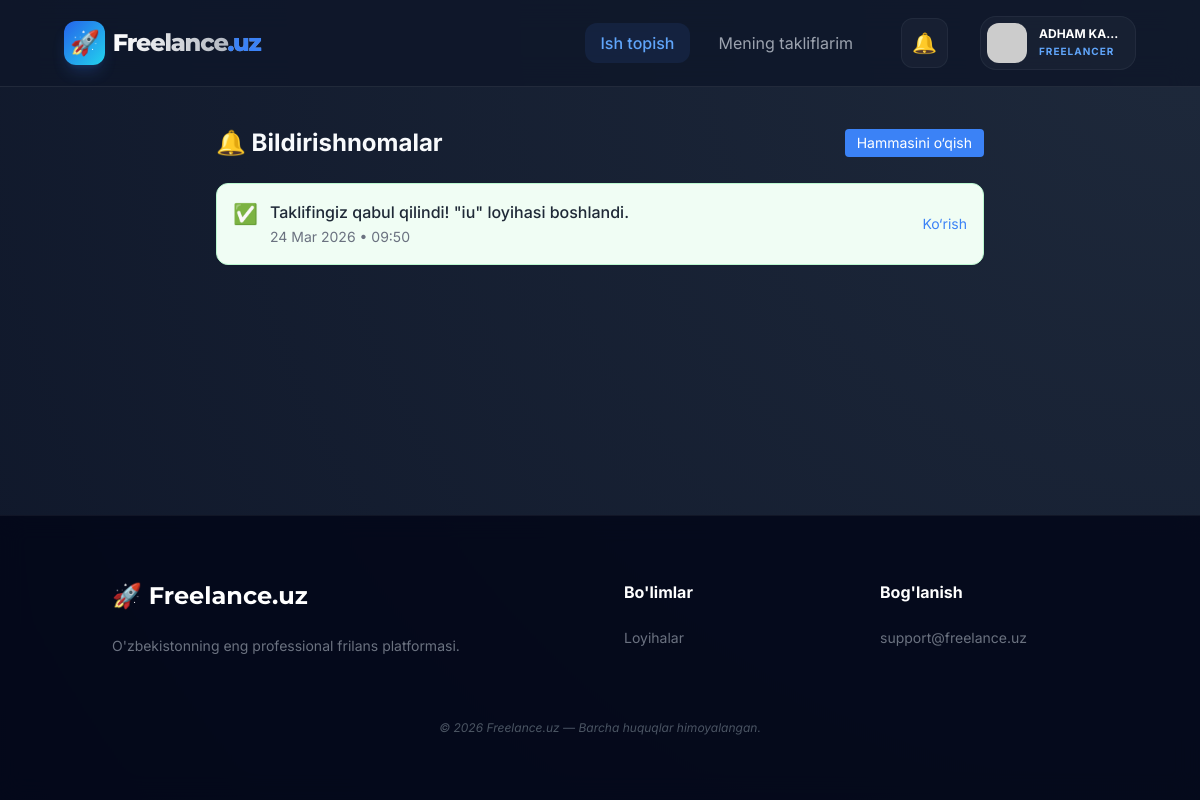
Page /notifications/ (signed in) on the earlier database version.
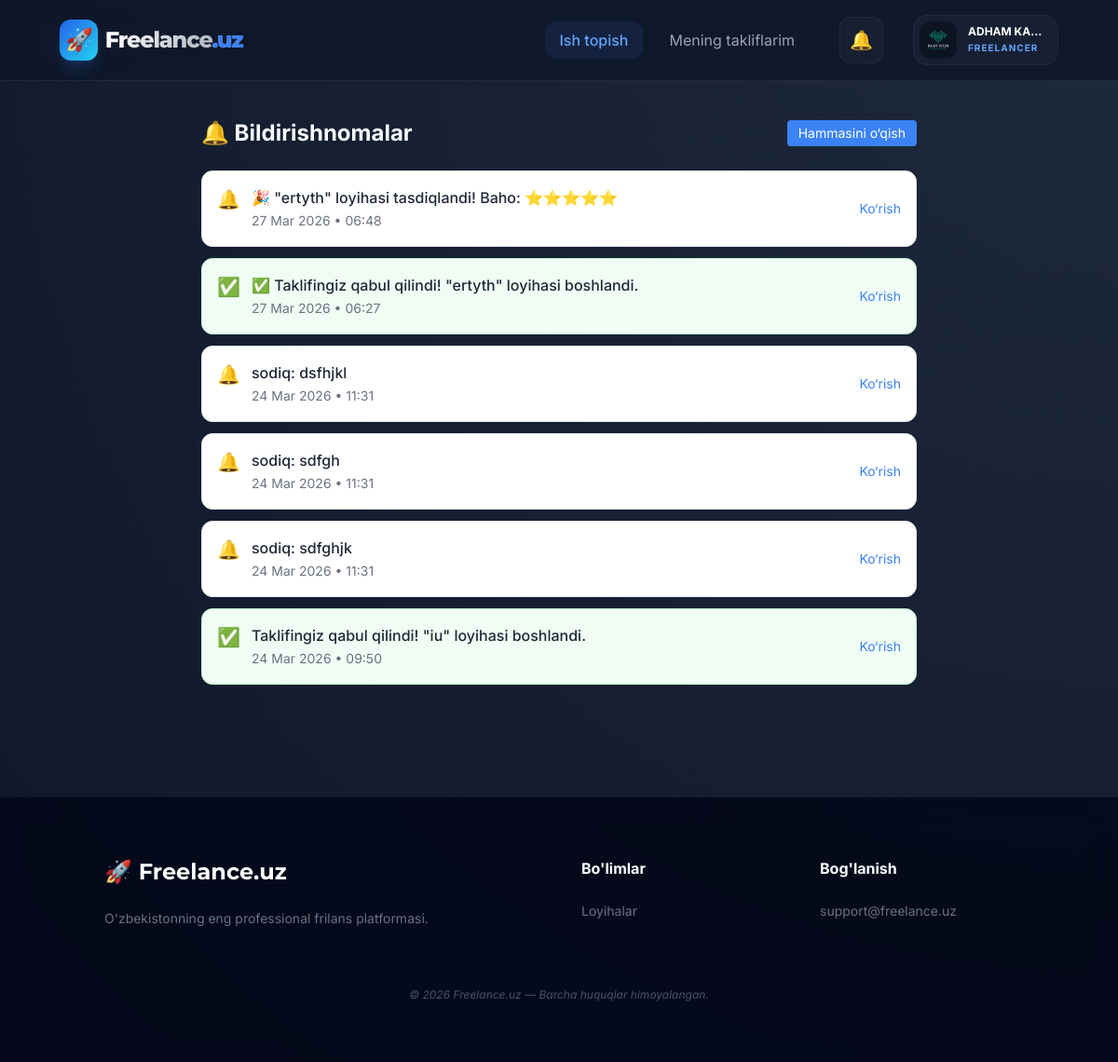
Same page on the later database version.
### accounts/models.py (models this page shows, shortened)
class User(AbstractUser):
    class Role(models.TextChoices):
        CLIENT     = 'CLIENT',     'Mijoz'
        FREELANCER = 'FREELANCER', 'Frilanser'
    email     = models.EmailField(unique=True)
    full_name = models.CharField(max_length=255)
    role      = models.CharField(max_length=20, choices=Role.choices)
    avatar    = models.ImageField(upload_to='avatars/', null=True, blank=True)
    USERNAME_FIELD  = 'email'
    REQUIRED_FIELDS = ['username', 'full_name', 'role']

### notifications/models.py (models this page shows, shortened)
class Notification(models.Model):
    class Type(models.TextChoices):
        OFFER_RECEIVED  = 'OFFER_RECEIVED',  'Yangi taklif keldi'
        OFFER_ACCEPTED  = 'OFFER_ACCEPTED',  'Taklif qabul qilindi'
        OFFER_REJECTED  = 'OFFER_REJECTED',  'Taklif rad etildi'
        DEADLINE_SOON   = 'DEADLINE_SOON',   'Muddat yaqinlashmoqda'
        DEADLINE_PASSED = 'DEADLINE_PASSED', 'Muddat o\'tdi'
        ORDER_COMPLETED = 'ORDER_COMPLETED', 'Ish tugatildi'
        MESSAGE         = 'MESSAGE',         'Yangi xabar'
    user = models.ForeignKey(settings.AUTH_USER_MODEL, on_delete=models.CASCADE, related_name='notifications')
    type = models.CharField(max_length=30, choices=Type.choices)
    message = models.TextField()
    is_read = models.BooleanField(default=False)
    created_at = models.DateTimeField(auto_now_add=True)
    link = models.CharField(max_length=255, blank=True)
    class Meta:
        ordering = ['-created_at']

### notifications/views.py (the view)
# urls.py: path('',                views.NotificationListView.as_view(), name='list'),
class NotificationListView(LoginRequiredMixin, View):
    login_url = 'accounts:login'
    def get(self, request):
        notifications = Notification.objects.filter(user=request.user)
        unread_count = notifications.filter(is_read=False).count()
        notifications.filter(is_read=False).update(is_read=True)
        context = {
            'notifications': notifications,
            'unread_count': unread_count,
        }
        return render(request, 'notifications/list.html', context)

### notifications/templatetags/notification_tags.py (called while the page is built)
@register.simple_tag
def get_unread_notifications(user):
    return Notification.objects.filter(user=user, is_read=False).order_by('-created_at')[:10]

@register.simple_tag
def get_unread_count(user):
    return Notification.objects.filter(user=user, is_read=False).count()

### templates/notifications/list.html (shortened to what this page needs)
{% extends 'base.html' %}
{% block content %}
<div class="max-w-3xl mx-auto">
    <div class="flex justify-between items-center mb-6">
        <h2 class="text-2xl font-bold">🔔 Bildirishnomalar</h2>
        <form method="POST" action="{% url 'notifications:mark_all_read' %}">
            <button class="text-sm bg-blue-500 text-white px-3 py-1 rounded hover:bg-blue-600">
                Hammasini o‘qish
            </button>
        </form>
    </div>
    <div class="space-y-3">
        {% for notif in notifications %}
        <div class="group flex justify-between items-center p-4 rounded-xl shadow-sm border transition hover:shadow-md
        {% if notif.type == 'OFFER_ACCEPTED' %}bg-green-50 border-green-200
        {% elif notif.type == 'OFFER_REJECTED' %}bg-red-50 border-red-200
        {% elif notif.type == 'OFFER_RECEIVED' %}bg-blue-50 border-blue-200
        {% elif notif.type == 'DEADLINE_SOON' %}bg-yellow-50 border-yellow-200
        {% elif notif.type == 'DEADLINE_PASSED' %}bg-orange-50 border-orange-200
        {% else %}bg-white{% endif %}
        ">
            <div class="flex items-start gap-3">
                <div class="text-xl">
                    {% if notif.type == 'OFFER_ACCEPTED' %}✅
                    {% elif notif.type == 'OFFER_REJECTED' %}❌
                    {% elif notif.type == 'OFFER_RECEIVED' %}📩
                    {% elif notif.type == 'DEADLINE_SOON' %}⏳
                    {% elif notif.type == 'DEADLINE_PASSED' %}⚠️
                    {% else %}🔔
                    {% endif %}
                </div>
                <div>
                    <p class="font-medium text-gray-800">
                        {{ notif.message }}
                    </p>
                    <span class="text-sm text-gray-500">
                        {{ notif.created_at|date:"d M Y • H:i" }}
                    </span>
                </div>
            </div>
            <div class="flex items-center gap-3">
                {% if notif.link %}
                <a href="{{ notif.link }}"
                   class="text-blue-500 text-sm hover:underline">
                    Ko‘rish
                </a>
                {% endif %}
            </div>
        </div>
        {% empty %}
        <div class="text-center py-10 text-gray-500">
            <div class="text-5xl mb-3">📭</div>
            <p>Hozircha bildirishnomalar yo‘q</p>
        </div>
        {% endfor %}
    </div>
</div>
{% endblock %}

### templates/base.html (shortened to what this page needs)
<!DOCTYPE html>
<html lang="uz">
<head>
    <script src="https://cdn.tailwindcss.com"></script>
</head>
<body class="bg-[#0f172a]">
{% if request.user.is_authenticated %}
{% load notification_tags %}
{% get_unread_notifications request.user as unread_notifs %}
{% get_unread_count request.user as unread_count %}
{% endif %}
<nav class="glass-nav px-6 md:px-16 py-4 flex justify-between items-center sticky top-0 z-50">
    <a href="/" class="logo-font text-2xl font-extrabold tracking-tighter flex items-center gap-2 group">
        <span class="bg-gradient-to-br from-blue-600 to-cyan-400 text-white p-1.5 rounded-xl shadow-lg shadow-blue-500/20 group-hover:rotate-12 transition-transform">🚀</span>
        <span class="bg-clip-text text-transparent bg-gradient-to-r from-white to-gray-400">
            Freelance<span class="text-blue-500">.uz</span>
        </span>
    </a>
    <div class="flex items-center gap-4 md:gap-8">
        {% if request.user.is_authenticated %}
            <div class="hidden lg:flex items-center gap-3">
                {% if request.user.role == "CLIENT" %}
                    <a href="{% url 'marketplace:order_list' %}" class="px-4 py-2 text-blue-400 bg-blue-500/10 rounded-xl font-medium">Barcha buyurtmalar</a>
                    <a href="{% url 'marketplace:my_orders' %}" class="px-4 py-2 text-gray-400 hover:text-white transition">Loyihalarim</a>
                    <a href="{% url 'marketplace:order_create' %}" class="ml-4 bg-blue-600 hover:bg-blue-50 text-white px-5 py-2 rounded-xl font-bold shadow-lg shadow-blue-600/20 transition-all active:scale-95">+ Yangi loyiha</a>
                {% else %}
                    <a href="{% url 'marketplace:order_list' %}" class="px-4 py-2 text-blue-400 bg-blue-500/10 rounded-xl font-medium">Ish topish</a>
                    <a href="{% url 'chat:my_offers' %}" class="px-4 py-2 text-gray-400 hover:text-white transition">Mening takliflarim</a>
                {% endif %}
            </div>
            <div class="relative">
                <button onclick="toggleNotif()" class="p-2.5 rounded-xl bg-slate-800/50 hover:bg-slate-700 transition relative border border-white/5">
                    <span class="text-xl">🔔</span>
                </button>
            </div>
            <div class="relative">
                <button onclick="toggleElement('profileDropdown')" class="flex items-center gap-3 p-1.5 pr-4 rounded-2xl bg-slate-800/50 hover:bg-slate-700 border border-white/5 transition">
                    <img src="{% if request.user.avatar %}{{ request.user.avatar.url }}{% else %}https://ui-avatars.com/api/?name={{ request.user.full_name }}&background=2563eb&color=fff{% endif %}" class="w-10 h-10 rounded-xl object-cover">
                    <div class="hidden md:block text-left">
                        <p class="text-xs font-bold text-white truncate w-20 leading-none mb-1">{{ request.user.full_name|truncatechars:12 }}</p>
                        <p class="text-[10px] text-blue-400 uppercase font-bold tracking-widest">{{ request.user.role }}</p>
                    </div>
                </button>
            </div>
        {% endif %}
    </div>
</nav>
<main class="flex-grow">
    <div class="container mx-auto px-6 py-10">
        {% block content %}{% endblock %}
    </div>
</main>
<footer class="bg-slate-950/80 backdrop-blur-md border-t border-white/5 py-16 mt-20">
    <div class="container mx-auto px-6 grid grid-cols-1 md:grid-cols-4 gap-12 text-center md:text-left">
        <div class="col-span-1 md:col-span-2">
            <a href="/" class="logo-font text-2xl font-bold text-white mb-6 block">🚀 Freelance.uz</a>
            <p class="text-gray-500 text-sm max-w-sm mx-auto md:mx-0">O'zbekistonning eng professional frilans platformasi.</p>
        </div>
        <div>
            <h4 class="text-white font-bold mb-6">Bo'limlar</h4>
            <ul class="text-gray-500 text-sm space-y-3">
                <li><a href="{% url 'marketplace:order_list' %}" class="hover:text-blue-400 transition">Loyihalar</a></li>
            </ul>
        </div>
        <div>
            <h4 class="text-white font-bold mb-6">Bog'lanish</h4>
            <p class="text-gray-500 text-sm">support@freelance.uz</p>
        </div>
    </div>
    <div class="text-center mt-16 text-gray-600 text-xs italic">
        © 2026 Freelance.uz — Barcha huquqlar himoyalangan.
    </div>
</footer>
</body>
</html>

### templates/base.html (style rules this page uses)
:root { --primary-blue: #1e40af; --deep-dark: #0f172a; }
body { font-family: 'Inter', sans-serif; background: radial-gradient(circle at top right, #1e293b, #0f172a); color: #f8fafc; margin: 0; min-height: 100vh; display: flex; flex-direction: column; }
.logo-font { font-family: 'Montserrat', sans-serif; }
.glass-nav { background: rgba(15, 23, 42, 0.85); backdrop-filter: blur(15px); border-bottom: 1px solid rgba(255, 255, 255, 0.08); }

Differences in the rows shown:
changed User "FREELANCER": avatar: picture added
added Notification: message "🎉 \"ertyth\" loyihasi tasdiqlandi! Baho: ⭐⭐⭐⭐⭐", created_at "27 Mar 2026 • 06:48"
added Notification: message "✅ Taklifingiz qabul qilindi! \"ertyth\" loyihasi boshlandi.", created_at "27 Mar 2026 • 06:27", type "OFFER_ACCEPTED" (drawn)
added Notification: message "sodiq: dsfhjkl", created_at "24 Mar 2026 • 11:31"
added Notification: message "sodiq: sdfgh", created_at "24 Mar 2026 • 11:31"
added Notification: message "sodiq: sdfghjk", created_at "24 Mar 2026 • 11:31"
